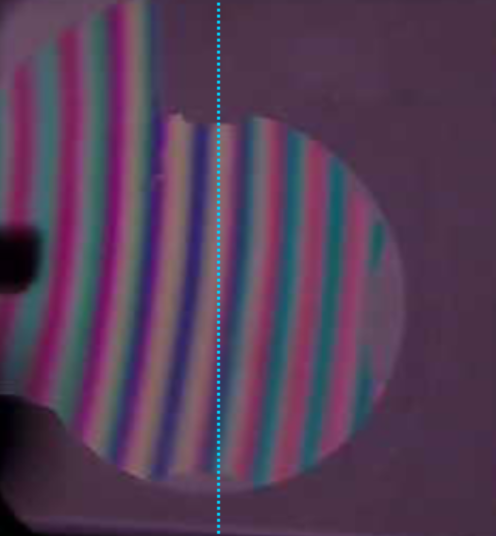
#> input picture Fringe width analysis/真实实验/约0度.png, 496 x 536 px
$ python profile_dump.py
#> lines starting #> are read from the running program, lines starting #| are printed output that depends on the picture
"""打印三张图 1D 亮度剖面的峰/谷结构（数值真相，不靠看图）。

用法: python profile_dump.py
"""
from __future__ import annotations

from pathlib import Path

import numpy as np
import cv2
from scipy import ndimage, signal


def load(path: Path) -> np.ndarray:
    data = np.fromfile(str(path), dtype=np.uint8)
    img = cv2.imdecode(data, cv2.IMREAD_COLOR)
#> img is the input picture: shape (536, 496, 3); mean B, G, R 86.9, 61.3, 84.9
    if img is None:
        raise ValueError(path)
    return img


def luminance(bgr: np.ndarray) -> np.ndarray:
    return (0.114 * bgr[:, :, 0] + 0.587 * bgr[:, :, 1]
            + 0.299 * bgr[:, :, 2]).astype(np.float64)
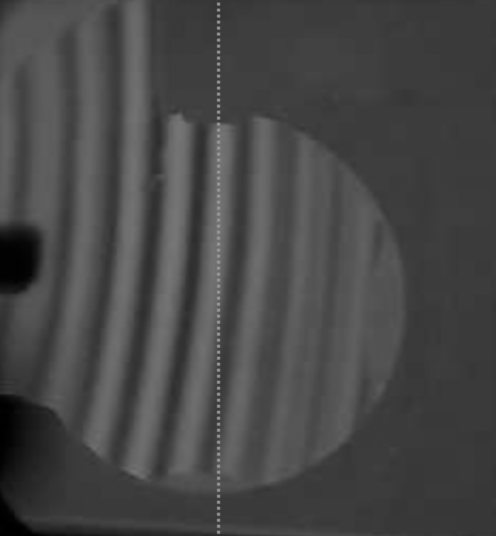
#> returned value: shape (536, 496) float64; min 0.527, max 153.5, mean 71.3


def profile(img: np.ndarray) -> np.ndarray:
    gray = luminance(img)
    h, w = gray.shape
#> h = 536; w = 496
    gx = np.mean(np.abs(np.diff(gray, axis=1)), axis=1)
#> gx = 536 values, max 1.88 at index 237, min 0.148 at index 505, mean 1.2
    keep = gx >= np.percentile(gx, 45)
    if np.count_nonzero(keep) < max(4, h // 5):
        keep[:] = True
    return gray[keep].mean(axis=0)


FILES = ["约0度.png", "约30度.png", "约40度.png"]
DIR = Path(__file__).resolve().parent

for f in FILES:
    img = load(DIR / f)
    prof = profile(img)
#> prof = 496 values, max 128.3 at index 218, min 50.07 at index 19, mean 75.83
    w = len(prof)
#> w = 496
    sm = ndimage.gaussian_filter1d(prof, sigma=4.0)
#> sm = 496 values, max 103.9 at index 217, min 50.83 at index 17, mean 75.83
    rng = float(np.percentile(sm, 95) - np.percentile(sm, 5))
#> rng = 39.61
    dist = max(3, int(round(w / 25)))
#> dist = 20
    prom = max(0.5, rng * 0.02)
#> prom = 0.792
    pk, _ = signal.find_peaks(sm, distance=dist, prominence=prom)
#> pk = [51, 82, 127, 171, 217, 258, 302, 352, 444]
    vl, _ = signal.find_peaks(-sm, distance=dist, prominence=prom)
#> vl = [17, 62, 106, 149, 194, 237, 280, 333, 421]
    print(f"=== {f}  (w={w}, 亮度范围 {prof.min():.0f}~{prof.max():.0f}) ===")
#| === 约0度.png  (w=496, 亮度范围 50~128) ===
    print(f"  平滑剖面 min/max = {sm.min():.0f}/{sm.max():.0f}")
#|   平滑剖面 min/max = 51/104
    # 合并峰谷按位置排序
    ev = [(int(x), "P", float(sm[x])) for x in pk]
#> ev = [(51, 'P', 77.25), (82, 'P', 88.79), (127, 'P', 92.97), (171, 'P', 96.02), (217, 'P', 103.9), (258, 'P', 93.42), (302, 'P', 88.55), (352, 'P', 82.96), (444, 'P', 60.39)]
    ev += [(int(x), "V", float(sm[x])) for x in vl]
#> ev = 18 items, first 6: (51, 'P', 77.25), (82, 'P', 88.79), (127, 'P', 92.97), (171, 'P', 96.02), (217, 'P', 103.9), (258, 'P', 93.42)
    ev.sort()
    print("  位置: 强度序列 (P=亮峰, V=暗谷):")
    line = "   "
    for x, t, v in ev:
        line += f"{x}{t}={v:.0f}  "
        if len(line) > 110:
            print(line)
            line = "   "
#> this loop made 18 passes
#> (x, t, v) on passes 1, 2, 3, 4, 13, 14, 15, 16, 17: (17, 'V', 50.83), (51, 'P', 77.25), (62, 'V', 75.09), (82, 'P', 88.79), (280, 'V', 77.16), (302, 'P', 88.55), (333, 'V', 76.99), (352, 'P', 82.96), (421, 'V', 59.03)
#> (x, t, v) on passes 5 to 10: (106, 'V', 77), (127, 'P', 92.97), (149, 'V', 73.81), (171, 'P', 96.02), (194, 'V', 73.73), (217, 'P', 103.9)
#|    17V=51  51P=77  62V=75  82P=89  106V=77  127P=93  149V=74  171P=96  194V=74  217P=104  237V=75  258P=93  280V=77
    if line.strip():
        print(line)
#|    302P=89  333V=77  352P=83  421V=59  444P=60
    print(f"  亮峰数={len(pk)} 暗谷数={len(vl)}")
#|   亮峰数=9 暗谷数=9
    print()
#> pass 2 of the loop `for f in FILES:`:
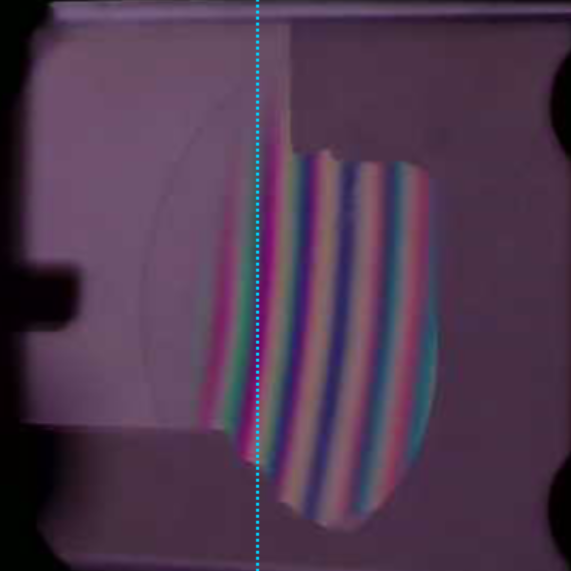
#> input picture Fringe width analysis/真实实验/约30度.png, 571 x 571 px
#> in load, img is the input picture: shape (571, 571, 3); mean B, G, R 79.4, 56.4, 79.5
#> in luminance (call 2), `return (0.114 * bgr[:, :, 0] + 0.587 * bgr[:, :, 1] + 0.299 * bgr[:, :..`:
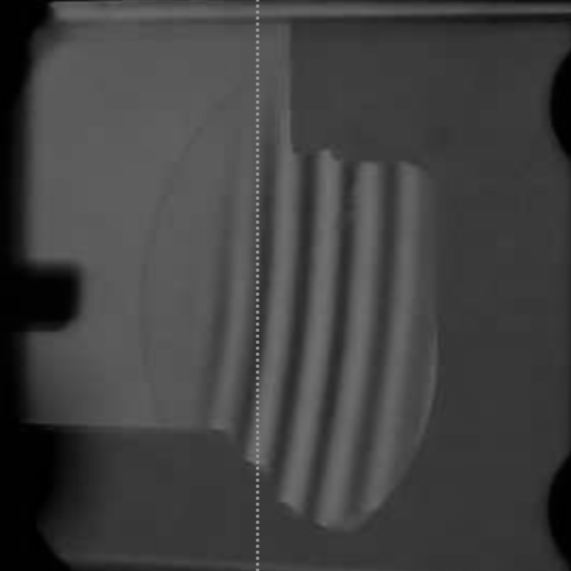
#> returned value: shape (571, 571) float64; min 0.299, max 153.5, mean 65.9
#> prof = 571 values, max 116.1 at index 257, min 2.41 at index 0, mean 69.7
#> `w = len(prof)`: w = 571
#> sm = 571 values, max 90.98 at index 362, min 2.7 at index 0, mean 69.7
#> rng = 55.07
#> dist = 23
#> prom = 1.1
#> pk = [130, 257, 280, 321, 362, 403]
#> vl = [218, 265, 301, 342, 384]
#| === 约30度.png  (w=571, 亮度范围 2~116) ===
#|   平滑剖面 min/max = 3/91
#> `ev = [(int(x), "P", float(sm[x])) for x in pk]`: ev = [(130, 'P', 87), (257, 'P', 85.63), (280, 'P', 88.42), (321, 'P', 90.7), (362, 'P', 90.98), (403, 'P', 87.5)]
#> `ev += [(int(x), "V", float(sm[x])) for x in vl]`: ev = [(130, 'P', 87), (257, 'P', 85.63), (280, 'P', 88.42), (321, 'P', 90.7), (362, 'P', 90.98), (403, 'P', 87.5), (218, 'V', 78.19), (265, 'V', 77.28), (301, 'V', 71.32), (342, 'V', 71.69), (384, 'V', 72.42)]
#> the loop `for x, t, v in ev:` made 11 passes
#|    130P=87  218V=78  257P=86  265V=77  280P=88  301V=71  321P=91  342V=72  362P=91  384V=72  403P=87
#|   亮峰数=6 暗谷数=5
#> pass 3 of the loop `for f in FILES:`:
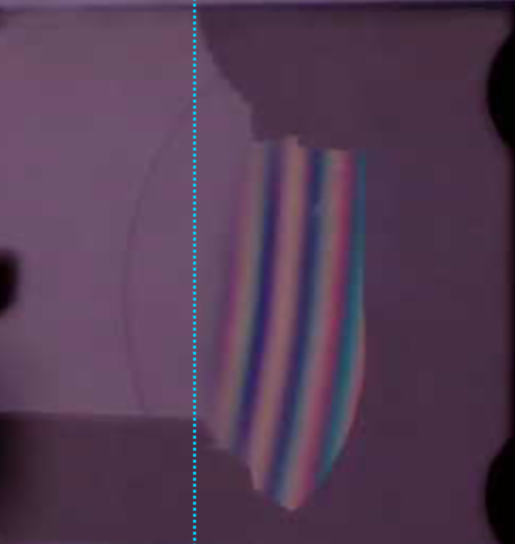
#> input picture Fringe width analysis/真实实验/约40度.png, 515 x 544 px
#> in load, img is the input picture: shape (544, 515, 3); mean B, G, R 83.9, 59.9, 84.5
#> in luminance (call 3), `return (0.114 * bgr[:, :, 0] + 0.587 * bgr[:, :, 1] + 0.299 * bgr[:, :..`:
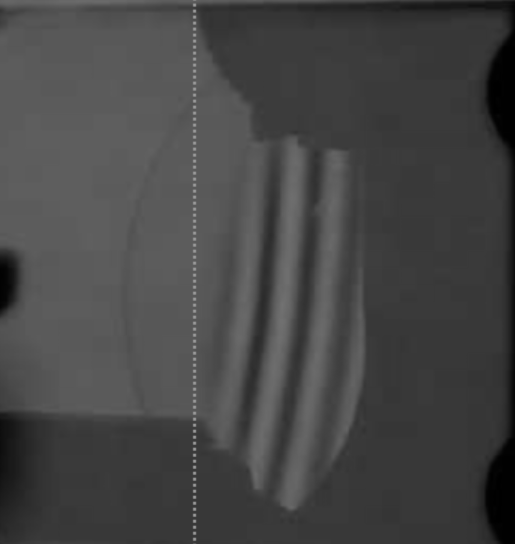
#> returned value: shape (544, 515) float64; min 0.299, max 153.5, mean 70
#> prof = 515 values, max 123.6 at index 194, min 10.53 at index 514, mean 72.9
#> `w = len(prof)`: w = 515
#> sm = 515 values, max 94.56 at index 194, min 20.47 at index 514, mean 72.9
#> rng = 32.7
#> dist = 21
#> prom = 0.654
#> pk = [86, 194, 238, 285, 325]
#> vl = [130, 216, 265, 306]
#| === 约40度.png  (w=515, 亮度范围 11~124) ===
#|   平滑剖面 min/max = 20/95
#> `ev = [(int(x), "P", float(sm[x])) for x in pk]`: ev = [(86, 'P', 84.95), (194, 'P', 94.56), (238, 'P', 83.85), (285, 'P', 88.26), (325, 'P', 85.18)]
#> `ev += [(int(x), "V", float(sm[x])) for x in vl]`: ev = [(86, 'P', 84.95), (194, 'P', 94.56), (238, 'P', 83.85), (285, 'P', 88.26), (325, 'P', 85.18), (130, 'V', 81.61), (216, 'V', 80.79), (265, 'V', 74.93), (306, 'V', 75.6)]
#> the loop `for x, t, v in ev:` made 9 passes
#|    86P=85  130V=82  194P=95  216V=81  238P=84  265V=75  285P=88  306V=76  325P=85
#|   亮峰数=5 暗谷数=4
